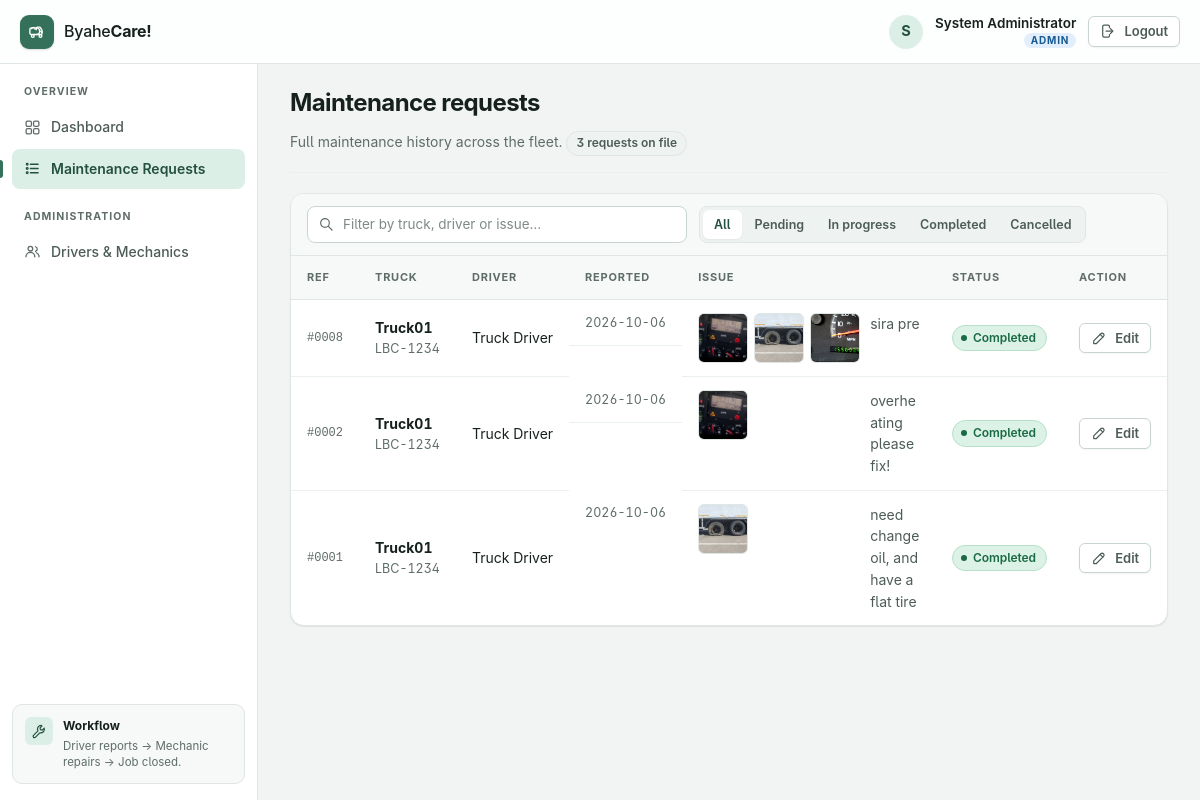
/requests (signed in), run on an earlier commit of the app's database.
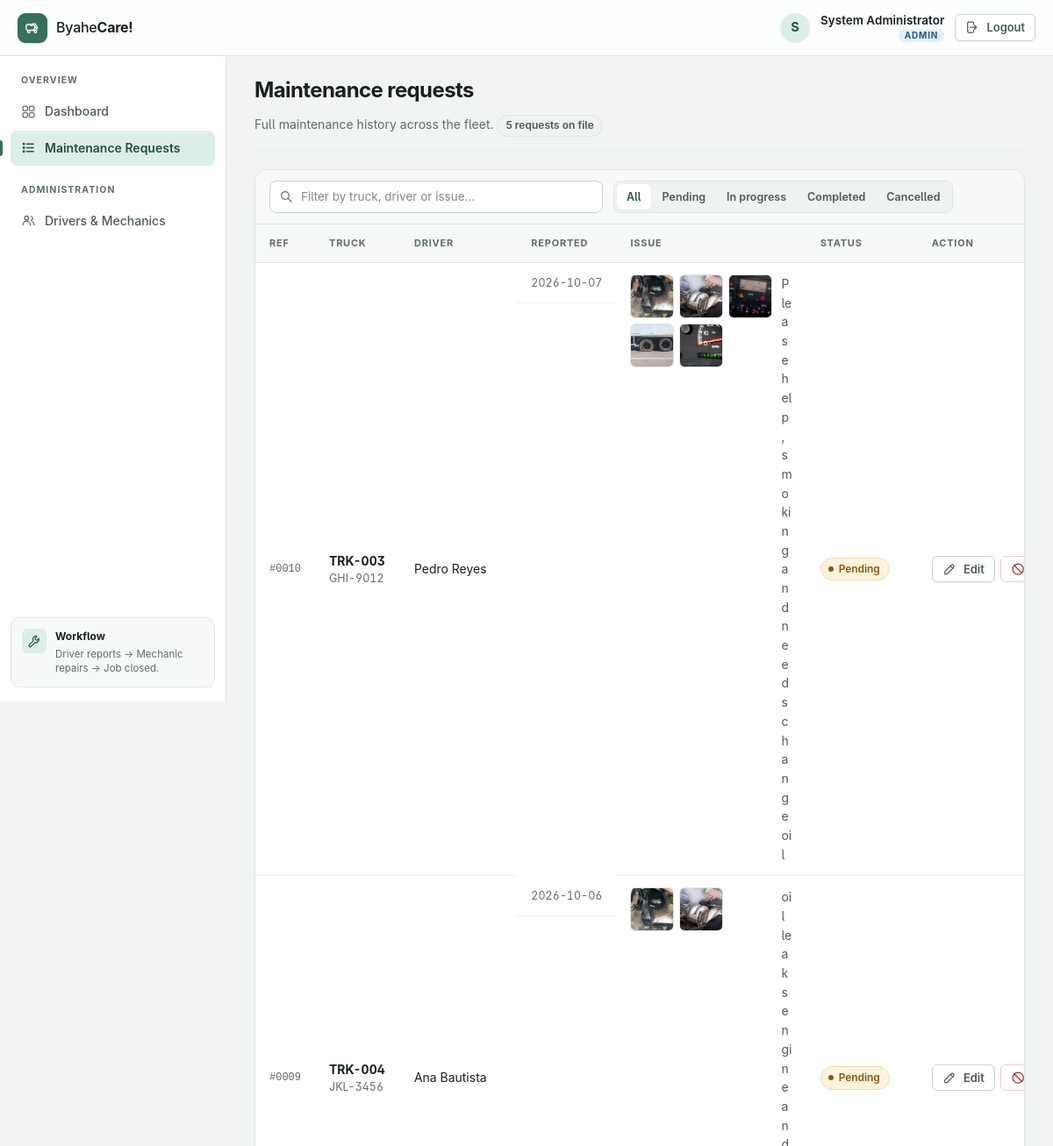
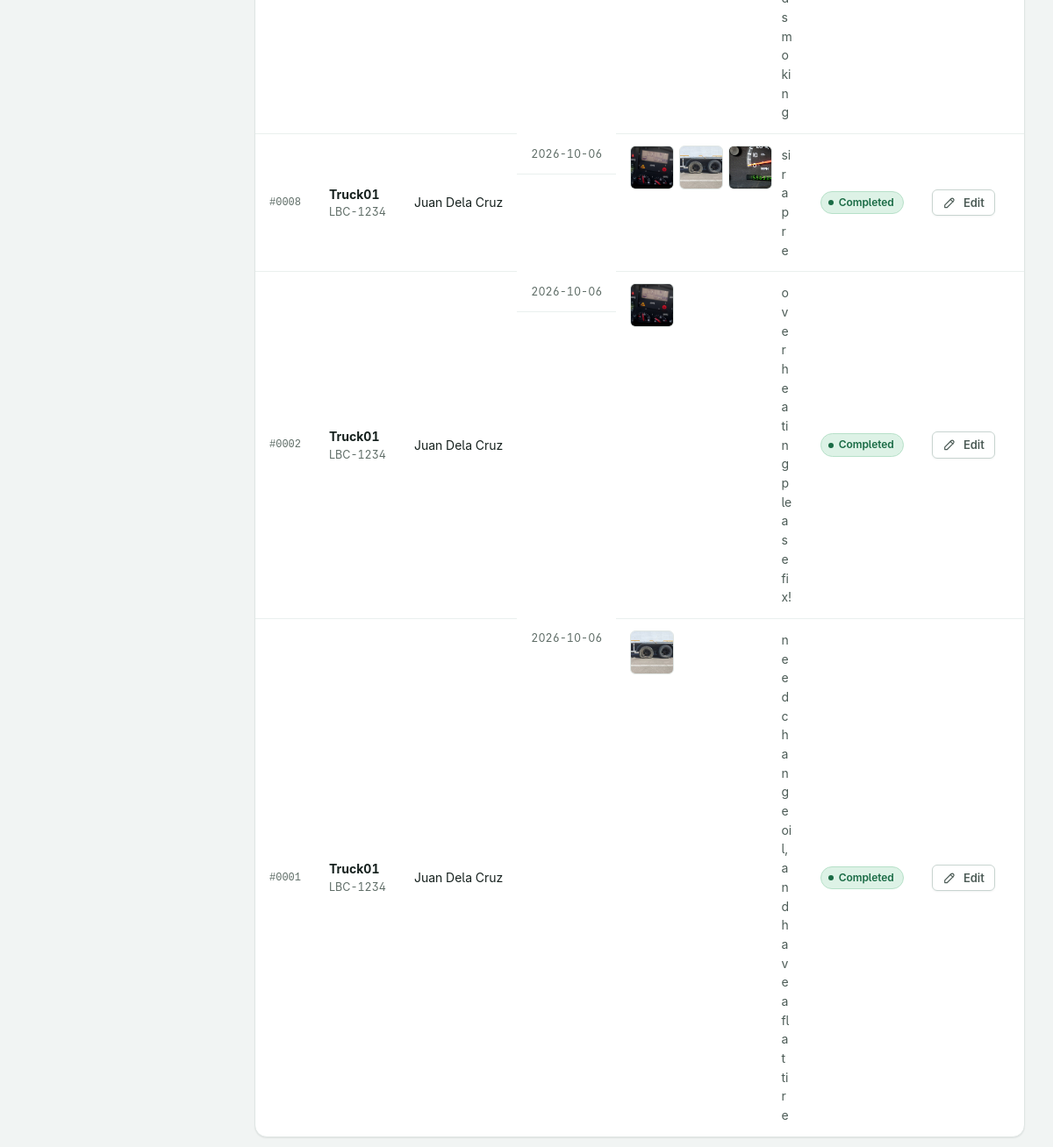
And on a later commit of the database (2 pictures, top to bottom).
### tables this page shows
CREATE TABLE inspection_requests (
            id INTEGER PRIMARY KEY AUTOINCREMENT,
            truck_id INTEGER NOT NULL,
            driver_id INTEGER NOT NULL,
            date TEXT NOT NULL,
            mileage TEXT,
            issue TEXT NOT NULL,
            photo TEXT,
            status TEXT DEFAULT 'Pending'
        );

CREATE TABLE trucks (
            id INTEGER PRIMARY KEY AUTOINCREMENT,
            truck_number TEXT NOT NULL,
            plate_number TEXT NOT NULL,
            driver_id INTEGER
        );

CREATE TABLE users (
            id INTEGER PRIMARY KEY AUTOINCREMENT,
            username TEXT UNIQUE NOT NULL,
            password TEXT NOT NULL,
            name TEXT NOT NULL,
            role TEXT NOT NULL
        );

CREATE TABLE request_photos (
            id INTEGER PRIMARY KEY AUTOINCREMENT,
            request_id INTEGER NOT NULL,
            filename TEXT NOT NULL,
            position INTEGER NOT NULL DEFAULT 0
        );

### app.py (the view)
@app.route("/requests")
def requests():
    if "user_id" not in session:
        return redirect(url_for("login"))
    conn = get_db()
    if session["role"] == "driver":
        requests = conn.execute("""
            SELECT
                inspection_requests.*,
                trucks.truck_number,
                trucks.plate_number
            FROM inspection_requests
            JOIN trucks
            ON inspection_requests.truck_id = trucks.id
            WHERE inspection_requests.driver_id = ?
            ORDER BY inspection_requests.id DESC
        """, (session["user_id"],)).fetchall()
    else:
        requests = conn.execute("""
            SELECT
                inspection_requests.*,
                trucks.truck_number,
                trucks.plate_number,
                users.name AS driver_name
            FROM inspection_requests
            JOIN trucks
            ON inspection_requests.truck_id = trucks.id
            JOIN users
            ON inspection_requests.driver_id = users.id
            ORDER BY inspection_requests.id DESC
        """).fetchall()
    photos_by_request = {}
    for row in requests:
        photos_by_request[row["id"]] = get_photos(conn, row["id"])
    conn.close()
    return render_template(
        "requests.html",
        requests=requests,
        photos_by_request=photos_by_request
    )

### app.py (called while the page is built)
def get_db():
    conn = sqlite3.connect(DATABASE)
    conn.row_factory = sqlite3.Row
    return conn

def get_photos(conn, request_id):
    rows = conn.execute("""
        SELECT filename FROM request_photos
        WHERE request_id = ?
        ORDER BY position, id
    """, (request_id,)).fetchall()
    return [row["filename"] for row in rows]

### templates/requests.html (shortened to what this page needs)
{% extends "base.html" %}
{% set is_driver = session['role'] == 'driver' %}
{% set is_mechanic = session['role'] == 'mechanic' %}
{% set is_admin = session['role'] == 'admin' %}
{% block page_title %}{{ 'My requests' if is_driver else 'Maintenance requests' }}{% endblock %}
{% block page_subtitle %}
    {% if is_driver %}
        Every inspection request you've submitted, newest first.
    {% elif is_mechanic %}
        Review, accept, and close out inspection requests.
    {% else %}
        Full maintenance history across the fleet.
    {% endif %}
    {% if requests %}
        <span class="page-count">{{ requests|length }} {{ 'request' if requests|length == 1 else 'requests' }} on file</span>
    {% endif %}
{% endblock %}
{% block content %}
{% if requests %}
<div class="table-card">
    <div class="table-toolbar">
        <div class="table-toolbar__search">
            <input type="search" placeholder="Filter by truck, driver or issue…"
                   aria-label="Filter requests" data-table-filter>
        </div>
        <div class="segmented" role="group" aria-label="Filter by status">
            <button type="button" class="is-active" data-status-filter="all">All</button>
            <button type="button" data-status-filter="pending">Pending</button>
            <button type="button" data-status-filter="in maintenance">In progress</button>
            <button type="button" data-status-filter="completed">Completed</button>
            <button type="button" data-status-filter="cancelled">Cancelled</button>
        </div>
    </div>
    <div class="table-scroll">
        <table class="table--stack">
            <thead>
                <tr>
                    <th scope="col">Ref</th>
                    <th scope="col">Truck</th>
                    {% if not is_driver %}<th scope="col">Driver</th>{% endif %}
                    <th scope="col">Reported</th>
                    <th scope="col">Issue</th>
                    <th scope="col">Status</th>
                    <th scope="col">Action</th>
                </tr>
            </thead>
            <tbody>
                {% for item in requests %}
                <tr id="request-{{ item['id'] }}" data-status="{{ item['status']|lower }}"
                    data-search="{{ item['truck_number'] }} {{ item['plate_number'] }}
                        {{ item['driver_name'] if not is_driver }} {{ item['issue'] }}">
                    <td class="cell-id" data-label="Ref">#{{ '%04d'|format(item['id']) }}</td>
                    <td class="cell-truck" data-label="Truck">
                        <strong>{{ item['truck_number'] }}</strong>
                        <span>{{ item['plate_number'] }}</span>
                    </td>
                    {% if not is_driver %}
                        <td class="cell-driver" data-label="Driver">{{ item['driver_name'] }}</td>
                    {% endif %}
                    <td class="cell-date" data-label="Reported">{{ item['date'] }}</td>
                    <td class="cell-issue" data-label="Issue">
                        <div class="issue-wrap">
                            {% set row_photos = photos_by_request.get(item['id'], []) %}
                            {% if row_photos %}
                                <div class="thumb-grid">
                                    {% for photo in row_photos %}
                                        <img class="thumb"
                                             src="{{ url_for('static', filename='uploads/' + photo) }}"
                                             alt="Photo {{ loop.index }} for request #{{ item['id'] }}"
                                             loading="lazy">
                                    {% endfor %}
                                </div>
                            {% endif %}
                            <span class="cell-issue__text {{ 'is-empty' if not item['issue'] }}">
                                {{ item['issue'] if item['issue'] else 'No description provided' }}
                            </span>
                        </div>
                    </td>
                    <td data-label="Status">
                        <span class="status status--{{ item['status']|lower|replace(' ', '-') }}">
                            {{ item['status'] }}
                        </span>
                    </td>
                    <td data-label="Action">
                        <div class="row-actions">
                            {% if is_admin %}
                                <a class="btn btn--sm btn--ghost"
                                   href="{{ url_for('edit_request', request_id=item['id']) }}">
                                    <svg class="icon" aria-hidden="true"><use href="#i-pencil"></use></svg>
                                    Edit
                                </a>
                                {% if item['status'] == 'Cancelled' %}
                                    <form method="POST"
                                          action="{{ url_for('reopen_request', request_id=item['id']) }}">
                                        <button class="btn btn--sm" type="submit" data-busy-label="Reopening…">
                                            <svg class="icon" aria-hidden="true"><use href="#i-undo"></use></svg>
                                            Reopen
                                        </button>
                                    </form>
                                {% elif item['status'] != 'Completed' %}
                                    <form method="POST"
                                          action="{{ url_for('cancel_request', request_id=item['id']) }}"
                                          data-confirm="Cancel request #{{ '%04d'|format(item['id']) }}? It will be removed from the mechanic queue.">
                                        <button class="btn btn--sm btn--danger-ghost" type="submit" data-busy-label="Cancelling…">
                                            <svg class="icon" aria-hidden="true"><use href="#i-ban"></use></svg>
                                        </button>
                                    </form>
                                {% endif %}
                            {% endif %}
                        </div>
                    </td>
                </tr>
                {% endfor %}
            </tbody>
        </table>
    </div>
</div>
{% endif %}
{% endblock %}

### templates/base.html (shortened to what this page needs)
<!DOCTYPE html>
<html lang="en">
<head>
    <link rel="stylesheet" href="{{ url_for('static', filename='style.css') }}">
</head>
<body>
{% macro nav_link(endpoint, label, icon) %}
    <a href="{{ url_for(endpoint) }}" class="side-link {{ 'is-active' if request.endpoint == endpoint }}">
        <svg class="icon" aria-hidden="true"><use href="#{{ icon }}"></use></svg>
        <span>{{ label }}</span>
    </a>
{% endmacro %}
<header class="topbar">
    <a class="brand" href="{{ url_for('dashboard') }}">
        <span class="brand__mark">
            <svg class="icon" aria-hidden="true"><use href="#i-logo"></use></svg>
        </span>
        <span class="brand__text">Byahe<strong>Care!</strong></span>
    </a>
    <div class="topbar__user">
        <span class="avatar" aria-hidden="true">{{ session['name'][0]|upper }}</span>
        <span class="topbar__meta">
            <span class="topbar__name">{{ session['name'] }}</span>
            <span class="role-badge" data-role="{{ session['role'] }}">{{ session['role'] }}</span>
        </span>
        <a class="btn btn--ghost btn--sm" href="{{ url_for('logout') }}">
            <svg class="icon" aria-hidden="true"><use href="#i-logout"></use></svg>
            <span>Logout</span>
        </a>
    </div>
</header>
<div class="layout">
    <aside class="sidebar" id="sidebar">
        <div class="nav-group">
            <p class="nav-group__label">Overview</p>
            {{ nav_link('dashboard', 'Dashboard', 'i-grid') }}
            {{ nav_link('requests',
                        'My Requests' if session['role'] == 'driver' else 'Maintenance Requests',
                        'i-list') }}
        </div>
        {% if session['role'] == 'admin' %}
            <div class="nav-group">
                <p class="nav-group__label">Administration</p>
                {{ nav_link('admin_users', 'Drivers & Mechanics', 'i-users') }}
            </div>
        {% endif %}
        <div class="sidebar__foot">
            <div class="sidebar__workflow">
                <span class="sidebar__workflow-icon">
                    <svg class="icon" aria-hidden="true"><use href="#i-wrench"></use></svg>
                </span>
                <div>
                    <strong>Workflow</strong>
                    <p>Driver reports → Mechanic repairs → Job closed.</p>
                </div>
            </div>
        </div>
    </aside>
    <main class="content">
        <div class="page">
            <div class="page-head">
                <div>
                    <h1 class="page-title">{% block page_title %}{% endblock %}</h1>
                    {% block page_sub %}
                        <p class="page-sub">{% block page_subtitle %}{% endblock %}</p>
                    {% endblock %}
                </div>
            </div>
            {% block content %}{% endblock %}
        </div>
    </main>
</div>
</body>
</html>

What changed in the data, as far as the page shows it:
added inspection_requests: id "0010", truck_number "TRK-003", plate_number "GHI-9012", driver_name "Pedro Reyes", date "2026-10-07", issue "Please help, smoking and needs change oil", status "Pending"
added request_photos: filename (picture), shown under "0010"
added request_photos: filename (picture), shown under "0010"
added request_photos: filename (picture), shown under "0010"
added request_photos: filename (picture), shown under "0010"
added request_photos: filename (picture), shown under "0010"
added inspection_requests: id "0009", truck_number "TRK-004", plate_number "JKL-3456", driver_name "Ana Bautista", date "2026-10-06", issue "oil leaks engine and smoking", status "Pending"
added request_photos: filename (picture), shown under "0009"
added request_photos: filename (picture), shown under "0009"
changed through a linked row, inspection_requests "sira pre": driver_name "Truck Driver" → "Juan Dela Cruz"
changed through a linked row, inspection_requests "overheating please fix!": driver_name "Truck Driver" → "Juan Dela Cruz"
changed through a linked row, inspection_requests "need change oil, and have a flat tire": driver_name "Truck Driver" → "Juan Dela Cruz"
Also different on the page:
{{ requests|length }}: "3" → "5"
